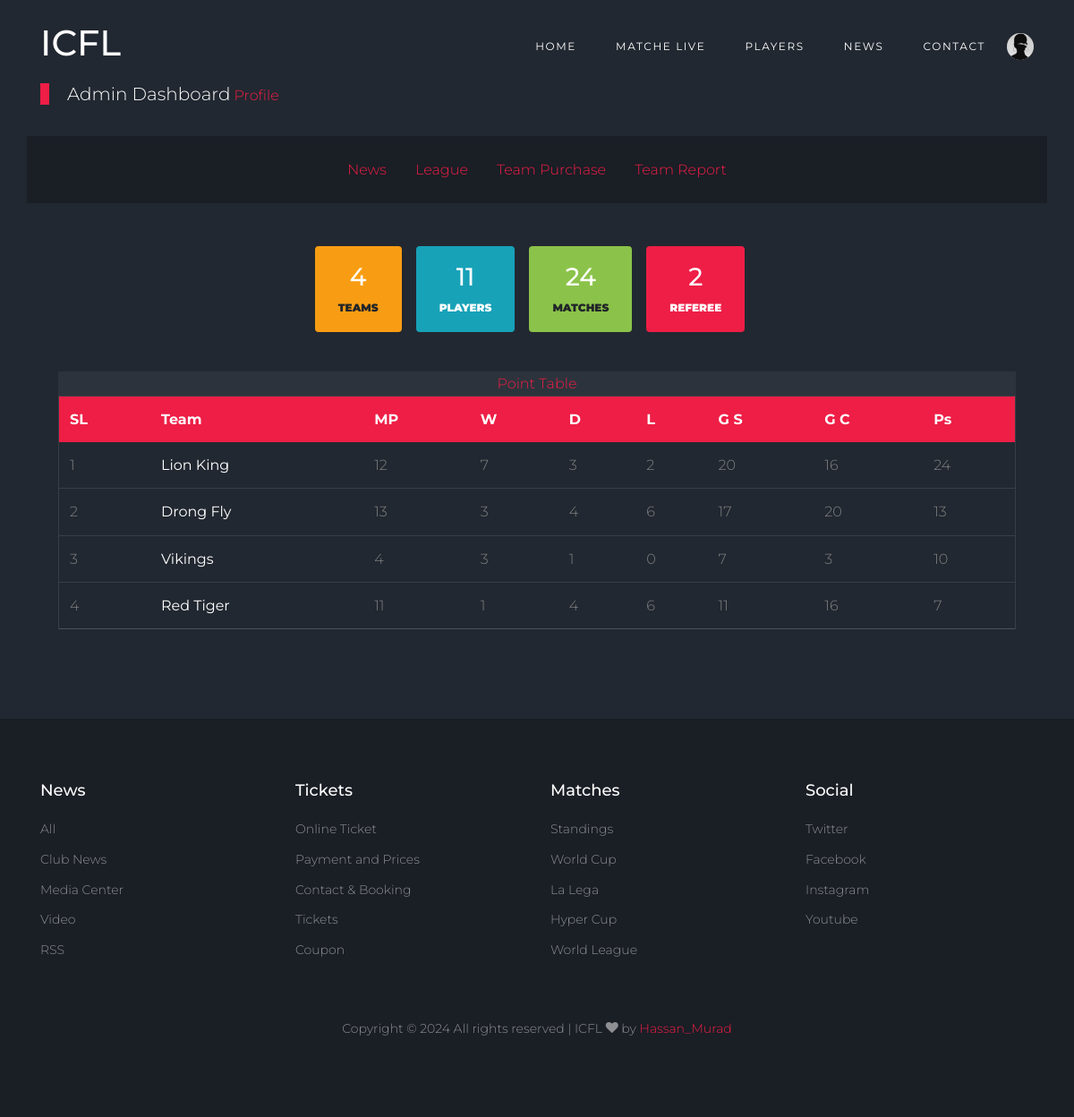
Page /league/admin-dashboard/ (signed in) on the committed database.
### Login/models.py (models this page shows)
class Profile(models.Model):
    user = models.OneToOneField(User,on_delete=models.CASCADE, related_name="users")
    pro_pic = models.ImageField(upload_to='profile_pics')

### FootBall/models.py (models this page shows, shortened)
class TeamStats(models.Model):
    team = models.OneToOneField(Team, on_delete=models.CASCADE, related_name="stats")
    matches_played = models.PositiveIntegerField(default=0)
    wins = models.PositiveIntegerField(default=0)
    draws = models.PositiveIntegerField(default=0)
    losses = models.PositiveIntegerField(default=0)
    goals_scored = models.PositiveIntegerField(default=0)
    goals_conceded = models.PositiveIntegerField(default=0)
    points = models.PositiveIntegerField(default=0)

class Team(models.Model):
    team_name = models.CharField(max_length=30, verbose_name="team name")
    team_logo = models.ImageField(upload_to="team_logo", verbose_name="Team Logo")
    coach_name = models.CharField(max_length=20, verbose_name="Coach Name")
    batch_name = models.CharField(choices=BATCH_CHOICES, max_length=20)
    phone = models.CharField(max_length=20, verbose_name="Phone Number")
    email = models.EmailField(max_length=50, verbose_name="Team Email")
    price = models.DecimalField(max_digits=10, decimal_places=2)
    def __str__(self):
        return str(self.team_name)

### FootBall/views.py (the view)
# urls.py: path('admin-dashboard/', views.admin_dashboard, name='admin_dash'),
@login_required
def admin_dashboard(request):
    team = Team.objects.count()
    player = Player.objects.count()
    referee = Referee.objects.count()
    now = timezone.now()
    all_scored_match = Match.objects.filter(create_at__lte=now).order_by('create_at').count()
    teamspoint = TeamStats.objects.all().order_by('-points', '-goals_scored')
    context = {
        'totalteam':team,
        'totalplayer':player,
        'totalmatcher':all_scored_match,
        'totalraferee':referee,
        'teamspoint':teamspoint
    }
    return render(request, 'FootBall/admin_dashboard.html',context)

### templates/FootBall/admin_dashboard.html (shortened to what this page needs)
{% extends 'bases.html' %}
{% load static %}
{% load custom_tags %}
{% block main-content %}
<div class="site-section ">
    <div class="container ">
        <div class="row">
            <div class="col-12 title-section mt-2">
                <a href="" class="heading">Admin Dashboard</a>
                <a href="{% url 'Login:profile' %}" >Profile</a>
            </div>
            <div class="navbar col-md-12  d-flex justify-content-center mb-4 bg-dark ">
                <a href="{% url 'FootBall:news_list' %}" class="m-3 "> <span>News</span> </a>
                <a href="{% url 'FootBall:league_list' %}" class="m-3 "> <span>League</span> </a>
                <a href="{% url 'FootBall:team_purchase' %}" class="m-3 "> <span>Team Purchase</span> </a>
                <a href="{% url 'FootBall:team_report' %}" class="m-3 "> <span>Team Report</span> </a>
            </div>
            <div class="container-fluid ">
                <div class="clearfix d-flex m-3 p-2 justify-content-center ">
                    <div class=" ">
                        <a href="{% url 'FootBall:admin_team' %}" class="btn btn-warning py-3 px-4 mr-3">
                            <h3>{{totalteam}}</h3> Teams
                        </a>
                    </div>
                    <div class=" ">
                        <a href="{% url 'FootBall:player_list' %}" class="btn btn-info py-3 px-4 mr-3">
                            <h3>{{totalplayer}} </h3> Players
                        </a>
                    </div>
                    <div class="">
                        <a href="{% url 'FootBall:matches_list' %}" class="btn btn-success py-3 px-4 mr-3">
                            <h3>{{totalmatcher}}</h3> Matches
                        </a>
                    </div>
                    <div class="">
                        <a href="{% url 'FootBall:referee' %}" class="btn btn-primary py-3 px-4 mr-3" style="background-color: ;">
                            <h3>{{totalraferee}}</h3>Referee
                        </a>
                    </div>
                </div>
                <div class="row clearfix">
                    <div class="col-lg-12  ">
                        <div class="">
                            <div class="card-body">
                                <div class="header text-center bg-light">
                                    <a href="">Point Table</a>
                                </div>
                                <div class="widget-next-match">
                                    <table class="table custom-table">
                                        <thead>
                                            <tr>
                                                <th>SL</th>
                                                <th>Team</th>
                                                <th>MP</th>
                                                <th>W</th>
                                                <th>D</th>
                                                <th>L</th>
                                                <th>G S</th>
                                                <th>G C</th>
                                                <th>Ps</th>
                                            </tr>
                                        </thead>
                                        <tbody>
                                            {% for team in teamspoint %}
                                            <tr>
                                                <td>{{ forloop.counter }}</td>
                                                <td><strong class="text-white">{{ team.team }}</strong></td>
                                                <td>{{ team.matches_played }}</td>
                                                <td>{{ team.wins }}</td>
                                                <td>{{ team.draws }}</td>
                                                <td>{{ team.losses }}</td>
                                                <td>{{ team.goals_scored }}</td>
                                                <td>{{ team.goals_conceded }}</td>
                                                <td>{{ team.points }}</td>
                                            </tr>
                                            {% endfor %}
                                        </tbody>
                                    </table>
                                </div>
                            </div>
                        </div>
                    </div>
                </div>
            </div>
        </div>
    </div>
</div>
{% endblock main-content %}

### templates/bases.html (shortened to what this page needs)
<!DOCTYPE html>
{% load static %}
<html lang="en">
<head>
  <link rel="stylesheet" href="{% static 'fonts/icomoon/style.css' %}">
  <link rel="stylesheet" href="{% static 'css/bootstrap/bootstrap.css' %}">
  <link rel="stylesheet" href="{% static 'css/jquery-ui.css' %}">
  <link rel="stylesheet" href="{% static 'css/owl.carousel.min.css' %}">
  <link rel="stylesheet" href="{% static 'css/owl.theme.default.min.css' %}">
  <link rel="stylesheet" href="{% static 'css/owl.theme.default.min.css' %}">
  <link rel="stylesheet" href="{% static 'css/jquery.fancybox.min.css' %}">
  <link rel="stylesheet" href="{% static 'css/bootstrap-datepicker.css' %}">
  <link rel="stylesheet" href="{% static 'fonts/flaticon/font/flaticon.css' %}">
  <link rel="stylesheet" href="{% static 'css/aos.css' %}">
  <link rel="stylesheet" href="{% static 'css/style.css' %} ">
  <link rel="stylesheet" href="{% static 'css/mystyle.css' %} ">
<link href="https://cdn.jsdelivr.net/gh/gitbrent/bootstrap4-toggle@3.6.1/css/bootstrap4-toggle.min.css" rel="stylesheet">
</head>
<body>
  <div class="site-wrap">
    <header class="site-navbar py-4" role="banner">
      <div class="container">
        <div class="d-flex align-items-center">
          <div class="site-logo">
            <a href="{% url 'FootBall:home' %}">
              <h1>ICFL</h1>
            </a>
          </div>
          <div class="ml-auto">
            <nav class="site-navigation position-relative text-right" role="navigation">
              <ul class=" navbar-nav site-menu main-menu js-clone-nav mr-auto d-none d-lg-block">
                <li class="nav-item"><a href="{% url 'FootBall:home' %}" class="nav-link">Home</a></li>
                <li class="nav-item"><a href="{% url 'FootBall:live_matches'  %}" class="nav-link">Matche Live</a></li>
                <li class="nav-item"><a href="{% url 'FootBall:players' %}" class="nav-link">Players</a></li>
                <li class="nav-item"><a href="{% url 'FootBall:blogs' %}" class="nav-link">News</a></li>
                <li class="nav-item"><a href="{% url 'FootBall:contact' %}" class="nav-link">Contact</a></li>
                  <li class="dropdowns">
                    {% if user.users %}
                   <img src="/media/{{user.users.pro_pic}}" class="rounded-circle"  height="30px" width="30px"> </a>
                    {% else %}
                     <img src="{% static 'Images/logo.2.png' %}"class="rounded-circle" height="30px" width="30px"> </a>
                    {% endif %}
                  </div>
          </div>
        </div>
      </div>
    {% block main-content %}
   {% endblock main-content %}
    <footer class="footer-section">
      <div class="container">
        <div class="row">
          <div class="col-lg-3">
            <div class="widget mb-3">
              <h3>News</h3>
              <ul class="list-unstyled links">
                <li><a href="#">All</a></li>
                <li><a href="#">Club News</a></li>
                <li><a href="#">Media Center</a></li>
                <li><a href="#">Video</a></li>
                <li><a href="#">RSS</a></li>
              </ul>
            </div>
          </div>
          <div class="col-lg-3">
            <div class="widget mb-3">
              <h3>Tickets</h3>
              <ul class="list-unstyled links">
                <li><a href="#">Online Ticket</a></li>
                <li><a href="#">Payment and Prices</a></li>
                <li><a href="#">Contact &amp; Booking</a></li>
                <li><a href="#">Tickets</a></li>
                <li><a href="#">Coupon</a></li>
              </ul>
            </div>
          </div>
          <div class="col-lg-3">
            <div class="widget mb-3">
              <h3>Matches</h3>
              <ul class="list-unstyled links">
                <li><a href="#">Standings</a></li>
                <li><a href="#">World Cup</a></li>
                <li><a href="#">La Lega</a></li>
                <li><a href="#">Hyper Cup</a></li>
                <li><a href="#">World League</a></li>
              </ul>
            </div>
          </div>
          <div class="col-lg-3">
            <div class="widget mb-3">
              <h3>Social</h3>
              <ul class="list-unstyled links">
                <li><a href="#">Twitter</a></li>
                <li><a href="#">Facebook</a></li>
                <li><a href="#">Instagram</a></li>
                <li><a href="#">Youtube</a></li>
              </ul>
            </div>
          </div>
        </div>
        <div class="row text-center">
          <div class="col-md-12">
            <div class=" pt-5">
              <p>
                Copyright &copy;
                 All rights reserved | ICFL  <i class="icon-heart"
                  aria-hidden="true"></i> by <a href="" class="" target="_blank">Hassan_Murad</a>
              </p>
            </div>
          </div>
        </div>
      </div>
    </footer>
</body>
</html>

### static/css/style.css (style rules this page uses)
body { line-height: 1.7; color: gray; font-weight: 300; background-color: #222831; font-size: 16px; }
a { -webkit-transition: .3s all ease; -o-transition: .3s all ease; transition: .3s all ease; }
h1, h2, h3, h4, h5, .h1, .h2, .h3, .h4, .h5 { font-family: "Montserrat", -apple-system, BlinkMacSystemFont, "Segoe UI", Roboto, "Helvetica Neue", Arial, sans-serif, "Apple Color Emoji", "Segoe UI Emoji", "Segoe UI Symbol", "Noto Color Emoji"; color: #fff; }
.site-wrap:before { display: none; -webkit-transition: .3s all ease-in-out; -o-transition: .3s all ease-in-out; transition: .3s all ease-in-out; background: rgba(0, 0, 0, 0.6); content: ""; position: absolute; z-index: 2000; top: 0; left: 0; right: 0; bottom: 0; opacity: 0; visibility: hidden; }
.btn { text-transform: uppercase; font-size: 12px; font-weight: 900; border-width: 2px; }
.site-section { padding: 2.5em 0; }
@media (min-width: 768px) { .site-section { padding: 5em 0; } }
.site-logo { position: relative; font-weight: 900; font-size: 1.3rem; }
.site-logo a { color: #fff; }
.site-navbar { margin-bottom: 0px; z-index: 1999; position: absolute; width: 100%; }
.site-navbar .site-navigation .site-menu { margin-bottom: 0; }
.site-navbar .site-navigation .site-menu a { text-decoration: none !important; display: inline-block; }
.site-navbar .site-navigation .site-menu > li { display: inline-block; }
.site-navbar .site-navigation .site-menu > li > a { padding: 5px 20px; color: #fff; font-size: 12px; letter-spacing: .1rem; text-transform: uppercase; font-weight: 400; display: inline-block; text-decoration: none !important; }
.site-mobile-menu .site-nav-wrap { padding: 0; margin: 0; list-style: none; position: relative; }
.site-mobile-menu .site-nav-wrap a { padding: 10px 20px; display: block; position: relative; color: #212529; }
.site-mobile-menu .site-nav-wrap li { position: relative; display: block; }
.site-mobile-menu .site-nav-wrap > li { display: block; position: relative; float: left; width: 100%; }
.site-mobile-menu .site-nav-wrap > li > a { padding-left: 20px; font-size: 20px; }
.widget-next-match { border: 1px solid rgba(255, 255, 255, 0.1); }
.title-section { margin-bottom: 30px; }
.title-section .heading { color: #fff; font-size: 20px; position: relative; padding-left: 30px; }
.title-section .heading:before { position: absolute; content: ""; width: 10px; top: 0; left: 0; bottom: 0; background: #ee1e46; }
.custom-table { margin-bottom: 0; }
.custom-table thead tr th { background: #ee1e46; color: #fff; border: none; }
.custom-table tbody tr td { border: none; border-bottom: 1px solid rgba(255, 255, 255, 0.1); }
.custom-table tbody tr td strong { font-weight: 400; }
.footer-section { padding: 70px 0; font-size: 14px; color: rgba(255, 255, 255, 0.5); background: #1a1e25; }
.footer-section .widget h3 { color: #fff; font-size: 18px; margin-bottom: 20px; }
.footer-section .widget .links li { margin-bottom: 10px; }
.footer-section .widget .links li a { color: rgba(255, 255, 255, 0.5); }
.bg-light { background: rgba(255, 255, 255, 0.05) !important; }
.bg-dark { background: #1a1e25 !important; }

### static/css/mystyle.css (style rules this page uses)
.dropdowns { display:block; justify-content: center; cursor: pointer; }

### rows in the picture
TeamStats: team "Lion King", matches_played "12", wins "7", draws "3", losses "2", goals_scored "20", goals_conceded "16", points "24"
TeamStats: team "Drong Fly", matches_played "13", wins "3", draws "4", losses "6", goals_scored "17", goals_conceded "20", points "13"
TeamStats: team "Vikings", matches_played "4", wins "3", draws "1", losses "0", goals_scored "7", goals_conceded "3", points "10"
TeamStats: team "Red Tiger", matches_played "11", wins "1", draws "4", losses "6", goals_scored "11", goals_conceded "16", points "7"

### other values in the picture
{{ totalteam }} "4"
{{ totalplayer }} "11"
{{ totalmatcher }} "24"
{{ totalraferee }} "2"
